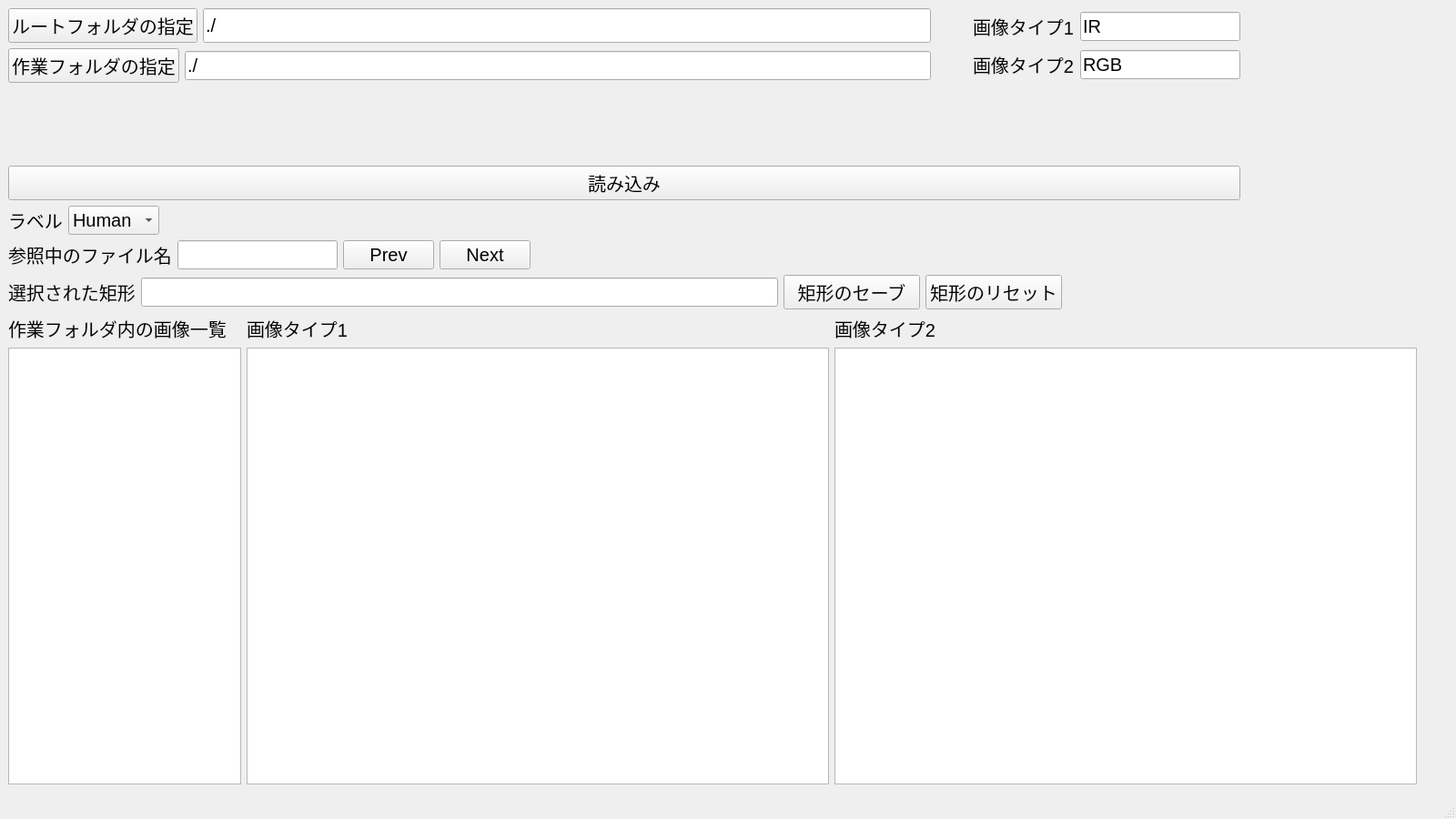
<?xml version="1.0" encoding="UTF-8"?>
<ui version="4.0">
 <class>MainWindow</class>
 <widget class="QMainWindow" name="MainWindow">
  <property name="windowModality">
   <enum>Qt::NonModal</enum>
  </property>
  <property name="enabled">
   <bool>true</bool>
  </property>
  <property name="geometry">
   <rect>
    <x>0</x>
    <y>0</y>
    <width>1600</width>
    <height>900</height>
   </rect>
  </property>
  <property name="sizePolicy">
   <sizepolicy hsizetype="Preferred" vsizetype="Preferred">
    <horstretch>0</horstretch>
    <verstretch>0</verstretch>
   </sizepolicy>
  </property>
  <property name="minimumSize">
   <size>
    <width>1600</width>
    <height>900</height>
   </size>
  </property>
  <property name="maximumSize">
   <size>
    <width>1600</width>
    <height>900</height>
   </size>
  </property>
  <property name="font">
   <font>
    <pointsize>15</pointsize>
   </font>
  </property>
  <property name="windowTitle">
   <string>MainWindow</string>
  </property>
  <property name="iconSize">
   <size>
    <width>48</width>
    <height>48</height>
   </size>
  </property>
  <widget class="QWidget" name="centralwidget">
   <layout class="QFormLayout" name="formLayout">
    <item row="0" column="0">
     <layout class="QVBoxLayout" name="verticalLayout_6">
      <item>
       <layout class="QHBoxLayout" name="horizontalLayout_5">
        <item>
         <layout class="QVBoxLayout" name="verticalLayout">
          <item>
           <layout class="QHBoxLayout" name="horizontalLayout">
            <item>
             <widget class="QPushButton" name="pushButton_SetRootFolder">
              <property name="font">
               <font>
                <pointsize>15</pointsize>
               </font>
              </property>
              <property name="text">
               <string>ルートフォルダの指定</string>
              </property>
             </widget>
            </item>
            <item>
             <widget class="QLineEdit" name="lineEdit_ShowRootFolder">
              <property name="sizePolicy">
               <sizepolicy hsizetype="Fixed" vsizetype="Fixed">
                <horstretch>0</horstretch>
                <verstretch>0</verstretch>
               </sizepolicy>
              </property>
              <property name="minimumSize">
               <size>
                <width>800</width>
                <height>0</height>
               </size>
              </property>
              <property name="maximumSize">
               <size>
                <width>500</width>
                <height>500</height>
               </size>
              </property>
              <property name="font">
               <font>
                <pointsize>15</pointsize>
               </font>
              </property>
              <property name="acceptDrops">
               <bool>false</bool>
              </property>
              <property name="text">
               <string>./</string>
              </property>
              <property name="readOnly">
               <bool>true</bool>
              </property>
             </widget>
            </item>
           </layout>
          </item>
          <item>
           <layout class="QHBoxLayout" name="horizontalLayout_2">
            <item>
             <widget class="QPushButton" name="pushButton_SetWorkFolder">
              <property name="font">
               <font>
                <pointsize>15</pointsize>
               </font>
              </property>
              <property name="text">
               <string>作業フォルダの指定</string>
              </property>
             </widget>
            </item>
            <item>
             <widget class="QLineEdit" name="lineEdit_ShowWorkFolder">
              <property name="enabled">
               <bool>true</bool>
              </property>
              <property name="font">
               <font>
                <pointsize>15</pointsize>
               </font>
              </property>
              <property name="acceptDrops">
               <bool>false</bool>
              </property>
              <property name="text">
               <string>./</string>
              </property>
              <property name="readOnly">
               <bool>true</bool>
              </property>
             </widget>
            </item>
           </layout>
          </item>
         </layout>
        </item>
        <item>
         <spacer name="horizontalSpacer">
          <property name="orientation">
           <enum>Qt::Horizontal</enum>
          </property>
          <property name="sizeHint" stdset="0">
           <size>
            <width>40</width>
            <height>20</height>
           </size>
          </property>
         </spacer>
        </item>
        <item>
         <layout class="QVBoxLayout" name="verticalLayout_2">
          <item>
           <layout class="QHBoxLayout" name="horizontalLayout_3">
            <item>
             <widget class="QLabel" name="label">
              <property name="font">
               <font>
                <pointsize>15</pointsize>
               </font>
              </property>
              <property name="text">
               <string>画像タイプ1</string>
              </property>
             </widget>
            </item>
            <item>
             <widget class="QLineEdit" name="lineEdit_ImageTypeName1">
              <property name="minimumSize">
               <size>
                <width>100</width>
                <height>0</height>
               </size>
              </property>
              <property name="font">
               <font>
                <pointsize>15</pointsize>
               </font>
              </property>
              <property name="text">
               <string>IR</string>
              </property>
             </widget>
            </item>
           </layout>
          </item>
          <item>
           <layout class="QHBoxLayout" name="horizontalLayout_4">
            <item>
             <widget class="QLabel" name="label_2">
              <property name="font">
               <font>
                <pointsize>15</pointsize>
               </font>
              </property>
              <property name="text">
               <string>画像タイプ2</string>
              </property>
             </widget>
            </item>
            <item>
             <widget class="QLineEdit" name="lineEdit_ImageTypeName2">
              <property name="font">
               <font>
                <pointsize>15</pointsize>
               </font>
              </property>
              <property name="text">
               <string>RGB</string>
              </property>
             </widget>
            </item>
           </layout>
          </item>
         </layout>
        </item>
       </layout>
      </item>
      <item>
       <spacer name="verticalSpacer">
        <property name="orientation">
         <enum>Qt::Vertical</enum>
        </property>
        <property name="sizeHint" stdset="0">
         <size>
          <width>40</width>
          <height>20</height>
         </size>
        </property>
       </spacer>
      </item>
      <item>
       <widget class="QPushButton" name="pushButton_ReadImages">
        <property name="font">
         <font>
          <pointsize>15</pointsize>
         </font>
        </property>
        <property name="text">
         <string>読み込み</string>
        </property>
       </widget>
      </item>
     </layout>
    </item>
    <item row="1" column="0">
     <layout class="QHBoxLayout" name="horizontalLayout_7">
      <item>
       <widget class="QLabel" name="label_4">
        <property name="text">
         <string>ラベル</string>
        </property>
       </widget>
      </item>
      <item>
       <widget class="QComboBox" name="comboBox_SetLabelName">
        <property name="minimumSize">
         <size>
          <width>100</width>
          <height>25</height>
         </size>
        </property>
        <property name="baseSize">
         <size>
          <width>0</width>
          <height>0</height>
         </size>
        </property>
        <item>
         <property name="text">
          <string>Human</string>
         </property>
        </item>
        <item>
         <property name="text">
          <string>Car</string>
         </property>
        </item>
        <item>
         <property name="text">
          <string>Byke</string>
         </property>
        </item>
       </widget>
      </item>
     </layout>
    </item>
    <item row="2" column="0">
     <layout class="QHBoxLayout" name="horizontalLayout_10">
      <item>
       <layout class="QHBoxLayout" name="horizontalLayout_11">
        <item>
         <widget class="QLabel" name="label_6">
          <property name="text">
           <string>参照中のファイル名</string>
          </property>
         </widget>
        </item>
        <item>
         <widget class="QLineEdit" name="lineEdit_ShowFileName">
          <property name="text">
           <string/>
          </property>
          <property name="readOnly">
           <bool>true</bool>
          </property>
         </widget>
        </item>
       </layout>
      </item>
      <item>
       <layout class="QHBoxLayout" name="horizontalLayout_9">
        <item>
         <widget class="QPushButton" name="pushButton_LoadPrev">
          <property name="minimumSize">
           <size>
            <width>100</width>
            <height>0</height>
           </size>
          </property>
          <property name="text">
           <string>Prev</string>
          </property>
         </widget>
        </item>
        <item>
         <widget class="QPushButton" name="pushButton_LoadNext">
          <property name="minimumSize">
           <size>
            <width>100</width>
            <height>0</height>
           </size>
          </property>
          <property name="text">
           <string>Next</string>
          </property>
         </widget>
        </item>
       </layout>
      </item>
     </layout>
    </item>
    <item row="3" column="0">
     <layout class="QHBoxLayout" name="horizontalLayout_13">
      <item>
       <layout class="QHBoxLayout" name="horizontalLayout_12">
        <item>
         <layout class="QHBoxLayout" name="horizontalLayout_8">
          <item>
           <widget class="QLabel" name="label_5">
            <property name="text">
             <string>選択された矩形</string>
            </property>
           </widget>
          </item>
          <item>
           <widget class="QLineEdit" name="lineEdit_ShowSelectedRectangle">
            <property name="minimumSize">
             <size>
              <width>700</width>
              <height>0</height>
             </size>
            </property>
            <property name="readOnly">
             <bool>true</bool>
            </property>
           </widget>
          </item>
         </layout>
        </item>
        <item>
         <widget class="QPushButton" name="pushButton_SaveRectangle">
          <property name="minimumSize">
           <size>
            <width>150</width>
            <height>0</height>
           </size>
          </property>
          <property name="text">
           <string>矩形のセーブ</string>
          </property>
         </widget>
        </item>
       </layout>
      </item>
      <item>
       <widget class="QPushButton" name="pushButton_ResetRectangles">
        <property name="minimumSize">
         <size>
          <width>150</width>
          <height>0</height>
         </size>
        </property>
        <property name="text">
         <string>矩形のリセット</string>
        </property>
       </widget>
      </item>
     </layout>
    </item>
    <item row="4" column="0">
     <layout class="QHBoxLayout" name="horizontalLayout_6">
      <item>
       <layout class="QVBoxLayout" name="verticalLayout_3">
        <item>
         <widget class="QLabel" name="label_3">
          <property name="font">
           <font>
            <pointsize>15</pointsize>
           </font>
          </property>
          <property name="text">
           <string>作業フォルダ内の画像一覧</string>
          </property>
         </widget>
        </item>
        <item>
         <widget class="QListView" name="listView_FileList">
          <property name="sizeIncrement">
           <size>
            <width>0</width>
            <height>0</height>
           </size>
          </property>
          <property name="baseSize">
           <size>
            <width>0</width>
            <height>0</height>
           </size>
          </property>
          <property name="font">
           <font>
            <pointsize>15</pointsize>
           </font>
          </property>
          <property name="showDropIndicator" stdset="0">
           <bool>false</bool>
          </property>
          <property name="iconSize">
           <size>
            <width>24</width>
            <height>24</height>
           </size>
          </property>
          <property name="resizeMode">
           <enum>QListView::Fixed</enum>
          </property>
          <property name="modelColumn">
           <number>0</number>
          </property>
         </widget>
        </item>
       </layout>
      </item>
      <item>
       <layout class="QVBoxLayout" name="verticalLayout_4">
        <item>
         <widget class="QLabel" name="label_ShowImageType1">
          <property name="font">
           <font>
            <pointsize>15</pointsize>
           </font>
          </property>
          <property name="text">
           <string>画像タイプ1</string>
          </property>
         </widget>
        </item>
        <item>
         <widget class="QGraphicsView" name="graphicsView_ImageType2">
          <property name="minimumSize">
           <size>
            <width>640</width>
            <height>480</height>
           </size>
          </property>
          <property name="cursor" stdset="0">
           <cursorShape>CrossCursor</cursorShape>
          </property>
          <property name="mouseTracking">
           <bool>true</bool>
          </property>
          <property name="acceptDrops">
           <bool>false</bool>
          </property>
          <property name="verticalScrollBarPolicy">
           <enum>Qt::ScrollBarAsNeeded</enum>
          </property>
          <property name="horizontalScrollBarPolicy">
           <enum>Qt::ScrollBarAsNeeded</enum>
          </property>
          <property name="interactive">
           <bool>true</bool>
          </property>
          <property name="sceneRect">
           <rectf>
            <x>0.000000000000000</x>
            <y>0.000000000000000</y>
            <width>0.000000000000000</width>
            <height>0.000000000000000</height>
           </rectf>
          </property>
         </widget>
        </item>
       </layout>
      </item>
      <item>
       <layout class="QVBoxLayout" name="verticalLayout_5">
        <item>
         <widget class="QLabel" name="label_ShowImageType2">
          <property name="font">
           <font>
            <pointsize>15</pointsize>
           </font>
          </property>
          <property name="text">
           <string>画像タイプ2</string>
          </property>
         </widget>
        </item>
        <item>
         <widget class="QGraphicsView" name="graphicsView_ImageType1">
          <property name="minimumSize">
           <size>
            <width>640</width>
            <height>480</height>
           </size>
          </property>
          <property name="cursor" stdset="0">
           <cursorShape>CrossCursor</cursorShape>
          </property>
          <property name="mouseTracking">
           <bool>true</bool>
          </property>
          <property name="acceptDrops">
           <bool>false</bool>
          </property>
         </widget>
        </item>
       </layout>
      </item>
     </layout>
    </item>
   </layout>
   <zorder>layoutWidget</zorder>
   <zorder>layoutWidget</zorder>
   <zorder>layoutWidget</zorder>
   <zorder>layoutWidget</zorder>
   <zorder>layoutWidget</zorder>
  </widget>
  <widget class="QStatusBar" name="statusbar"/>
 </widget>
 <resources/>
 <connections/>
</ui>
